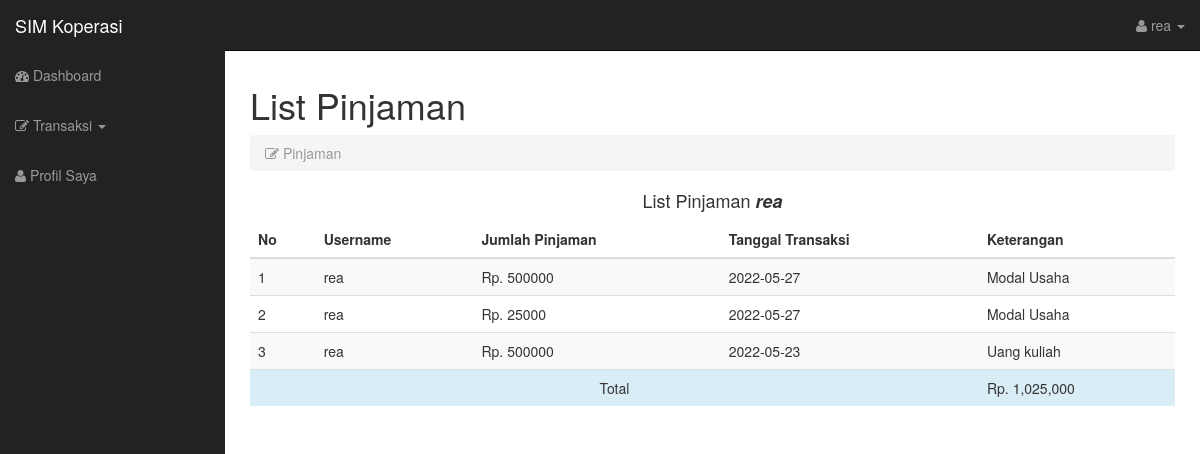
The page /indexmember.php?page=pinjamanmember&username=rea (signed in) on the database its author committed.
### tables this page shows
CREATE TABLE `pinjaman` (
  `no` int(11) NOT NULL,
  `username` varchar(50) NOT NULL,
  `kode_pinjam` char(5) NOT NULL,
  `jlh_pinjam` double NOT NULL,
  `entry` varchar(50) NOT NULL,
  `tgl_trx` date NOT NULL,
  `ket` varchar(50) NOT NULL
);

### pinjamanmember.php (the view)
<?php
include('config.php');
if(isset($_GET['username'])){
    $username = $_GET['username'];
}else{
    die("Error, Tidak ada Data yang dipilih");
}
?>
<div class="col-lg-12">
    <h1>List Pinjaman<small> </small></h1>
    <ol class="breadcrumb">
        <li class="active"><i class="fa fa-edit"></i> Pinjaman</li>
    </ol>
    <h4 class="text-center mb-3">List Pinjaman <b><i><?= $username ?></i></b></h4>
    <table class="table table-striped   table-hover  ">
    <thead class="">
    <tr>
                    <th>No</th>
                    <th>Username</th>
                    <th>Jumlah Pinjaman</th>
                    <th>Tanggal Transaksi</th>
                    <th>Keterangan</th>
                </tr>
            </thead>
            <tbody>
                <?php
                    $i = 1;
                   $qtable = mysqli_query($conn, "SELECT * FROM pinjaman WHERE username = '$username' ORDER BY no DESC");
                    while ($ptable = mysqli_fetch_array($qtable)){
                    ?>
                    <tr>
                    <td><?php echo $i?></td>
			        <td><?php echo $ptable['username'];?></td>
			        <td>Rp. <?php echo $ptable['jlh_pinjam'];?></td>
                    <td><?php echo $ptable['tgl_trx'];?></td>
                    <td><?php echo $ptable['ket'];?></td>
                    </tr>
                    <?php
                    $i++;}?>
                    <tr class="info">
                        <td colspan = "4" align = "center">Total</td>
                        <td >Rp. <?php $tot = mysqli_fetch_array(mysqli_query($conn, "SELECT sum(jlh_pinjam) as jlh_pinjam from pinjaman where username = '$username'")); echo number_format($tot['jlh_pinjam']);  ?></td>
                    </tr>
                    </tbody>
                    </table>

### css/sb-admin.css (style rules this page uses)
body { margin-top: 50px; }

### rows shown on the page
pinjaman: username "rea", jlh_pinjam "500000", tgl_trx "2022-05-27", ket "Modal Usaha"
pinjaman: username "rea", jlh_pinjam "25000", tgl_trx "2022-05-27", ket "Modal Usaha"
pinjaman: username "rea", jlh_pinjam "500000", tgl_trx "2022-05-23", ket "Uang kuliah"

### other values the page prints
$_SESSION['username'] "rea"
$username "rea"
$tot['jlh_pinjam'] "1,025,000"
